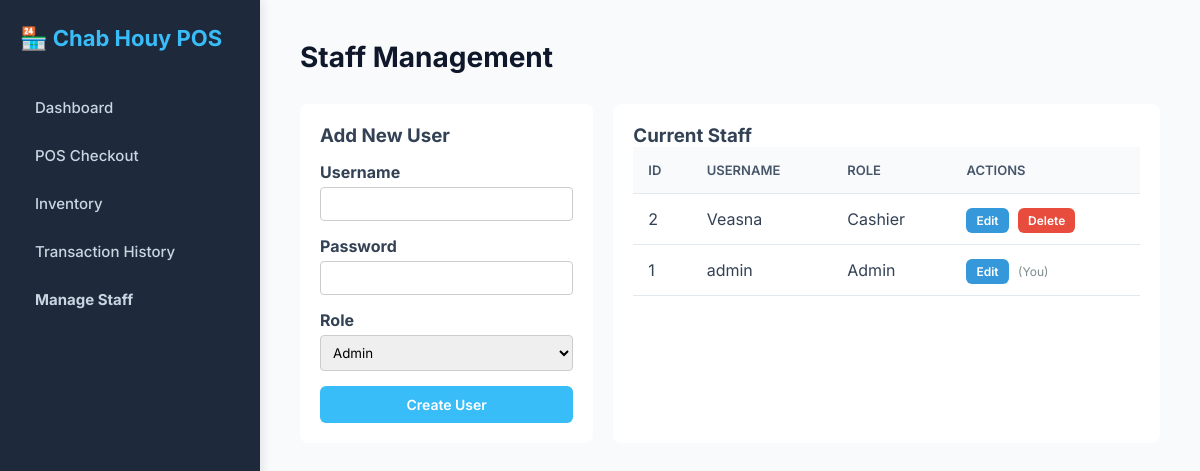
/users.php (signed in), run on the app's committed database.
### tables this page shows
CREATE TABLE `users` (
  `id` int NOT NULL,
  `username` varchar(50) NOT NULL,
  `password` varchar(255) NOT NULL,
  `role_id` int DEFAULT NULL,
  `created_at` timestamp NULL DEFAULT CURRENT_TIMESTAMP
);

CREATE TABLE `roles` (
  `id` int NOT NULL,
  `role_name` varchar(50) NOT NULL
);

### users.php (the view, shortened to what this page needs)
<?php
require_once 'db.php';
$stmt = $pdo->query("
    SELECT u.id, u.username, u.created_at, r.role_name
    FROM users u
    JOIN roles r ON u.role_id = r.id
    ORDER BY u.id DESC
");
$staff = $stmt->fetchAll();
$roles_stmt = $pdo->query("SELECT * FROM roles");
$roles = $roles_stmt->fetchAll();
?>
<!DOCTYPE html>
<html lang="en">
<head>
    <link rel="stylesheet" href="assets/css/style.css">
</head>
<body>
    <sidebar>
        <h2>🏪 Chab Houy POS</h2>
        <a href="index.php">Dashboard</a>
        <a href="pos.php">POS Checkout</a>
        <a href="inventory.php">Inventory</a>
        <a href="history.php">Transaction History</a>
        <a href="users.php"><b>Manage Staff</b></a>
    </sidebar>
    <main>
        <header>
            <h1>Staff Management</h1>
        </header>
        <div class="layout">
            <div class="form-panel">
                <h3>Add New User</h3>
                <form action="users.php" method="POST" style="margin-top: 15px;">
                    <div class="form-group">
                        <label>Username</label>
                        <input type="text" name="username" required>
                    </div>
                    <div class="form-group">
                        <label>Password</label>
                        <input type="password" name="password" required>
                    </div>
                    <div class="form-group">
                        <label>Role</label>
                        <select name="role_id" required>
                            <?php foreach ($roles as $role): ?>
                                <option value="<?= $role['id'] ?>"><?= htmlspecialchars($role['role_name']) ?></option>
                            <?php endforeach; ?>
                        </select>
                    </div>
                    <button type="submit" class="btn" style="width: 100%;">Create User</button>
                </form>
            </div>
            <div class="table-panel">
                <h3>Current Staff</h3>
                <table>
                    <thead>
                        <tr>
                            <th>ID</th>
                            <th>Username</th>
                            <th>Role</th>
                            <th>Actions</th>
                        </tr>
                    </thead>
                    <tbody>
                        <?php foreach ($staff as $user): ?>
                            <tr>
                                <td><?= $user['id'] ?></td>
                                <td><?= htmlspecialchars($user['username']) ?></td>
                                <td><?= htmlspecialchars($user['role_name']) ?></td>
                                <td>
                                    <a href="edit_user.php?id=<?= $user['id'] ?>" class="btn" style="background: #3498db; padding: 5px 10px; text-decoration: none; font-size: 12px; margin-right: 5px;">Edit</a>
                                    <?php if ($user['id'] != $_SESSION['user_id']): ?>
                                        <a href="delete_user.php?id=<?= $user['id'] ?>" class="btn" style="background: #e74c3c; padding: 5px 10px; text-decoration: none; font-size: 12px;" onclick="return confirm('Are you sure you want to fire this user?');">Delete</a>
                                    <?php else: ?>
                                        <span style="color: #7f8c8d; font-size: 12px;">(You)</span>
                                    <?php endif; ?>
                                </td>
                            </tr>
                        <?php endforeach; ?>
                    </tbody>
                </table>
            </div>
        </div>
    </main>
</body>
</html>

### assets/css/style.css (style rules this page uses)
* { box-sizing: border-box; margin: 0; padding: 0; font-family: 'Inter', sans-serif; }
body { background-color: #f8fafc; color: #334155; display: flex; }
sidebar { width: 260px; background: #1e293b; color: #f8fafc; height: 100vh; padding: 25px 20px; position: fixed; box-shadow: 2px 0 10px rgba(0,0,0,0.1); }
sidebar h2 { font-size: 22px; margin-bottom: 35px; color: #38bdf8; display: flex; align-items: center; gap: 10px; }
sidebar a { display: block; color: #cbd5e1; text-decoration: none; padding: 12px 15px; margin-bottom: 5px; border-radius: 6px; font-size: 15px; font-weight: 500; transition: all 0.2s ease; }
main { margin-left: 260px; padding: 40px; width: calc(100% - 260px); }
header { margin-bottom: 30px; display: flex; justify-content: space-between; align-items: center; }
header h1 { font-size: 28px; color: #0f172a; font-weight: 700; }
table { width: 100%; border-collapse: collapse; }
table th, table td { padding: 15px; text-align: left; border-bottom: 1px solid #e2e8f0; }
table th { background-color: #f8fafc; color: #475569; font-weight: 600; text-transform: uppercase; font-size: 13px; }
.btn { background: #38bdf8; color: #ffffff; border: none; padding: 10px 18px; border-radius: 6px; cursor: pointer; font-size: 14px; font-weight: 600; transition: background 0.2s ease; }

### users.php (style rules this page uses)
.layout { display: flex; gap: 20px; }
.form-panel { flex: 1; background: #fff; padding: 20px; border-radius: 8px; height: fit-content; }
.table-panel { flex: 2; background: #fff; padding: 20px; border-radius: 8px; }
.form-group { margin-bottom: 15px; }
.form-group label { display: block; margin-bottom: 5px; font-weight: bold; }
.form-group input, .form-group select { width: 100%; padding: 8px; border: 1px solid #ccc; border-radius: 4px; }

### data on the page
users: id "2", username "Veasna", role.role_name "Cashier"
users: id "1", username "admin", role.role_name "Admin", shows "(You)"

### other printed values
form field role_id "Admin"
